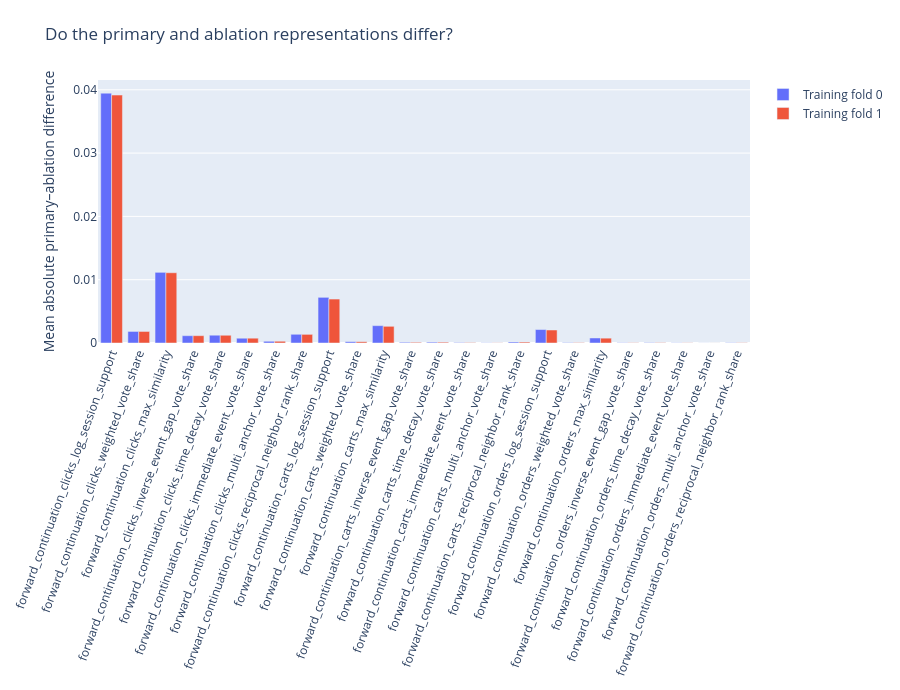

Source (notebook cell):
### Markdown cell above
## 6 · Representation contrast

### Code cell
path=ROOT/'outputs/plots/06.json'
if hashlib.sha256(path.read_bytes()).hexdigest()!=receipt['plot_hashes'][path.name]:raise ValueError('Plot checksum changed')
display({'application/vnd.plotly.v1+json':json.loads(path.read_text())},raw=True)

### Figure 1 — Plotly figure (JSON) as saved in the notebook; plotly's stock layout.template omitted (floating-point values rounded to 4 significant figures)
{"data": [{"name": "Training fold 0", "type": "bar", "x": ["forward_continuation_clicks_log_session_support", "forward_continuation_clicks_weighted_vote_share", "forward_continuation_clicks_max_similarity", "forward_continuation_clicks_inverse_event_gap_vote_share", "forward_continuation_clicks_time_decay_vote_share", "forward_continuation_clicks_immediate_event_vote_share", "forward_continuation_clicks_multi_anchor_vote_share", "forward_continuation_clicks_reciprocal_neighbor_rank_share", "forward_continuation_carts_log_session_support", "forward_continuation_carts_weighted_vote_share", "forward_continuation_carts_max_similarity", "forward_continuation_carts_inverse_event_gap_vote_share", "forward_continuation_carts_time_decay_vote_share", "forward_continuation_carts_immediate_event_vote_share", "forward_continuation_carts_multi_anchor_vote_share", "forward_continuation_carts_reciprocal_neighbor_rank_share", "forward_continuation_orders_log_session_support", "forward_continuation_orders_weighted_vote_share", "forward_continuation_orders_max_similarity", "forward_continuation_orders_inverse_event_gap_vote_share", "forward_continuation_orders_time_decay_vote_share", "forward_continuation_orders_immediate_event_vote_share", "forward_continuation_orders_multi_anchor_vote_share", "forward_continuation_orders_reciprocal_neighbor_rank_share"], "y": [0.03947, 0.001826, 0.01116, 0.001154, 0.001231, 0.0007543, 0.0002732, 0.001378, 0.007215, 0.0002075, 0.00274, 0.0001151, 0.0001329, 6.453e-05, 2.784e-05, 0.0001566, 0.002127, 5.803e-05, 0.0007942, 4.027e-05, 5.322e-05, 2.859e-05, 5.932e-06, 4.108e-05]}, {"name": "Training fold 1", "type": "bar", "x": ["forward_continuation_clicks_log_session_support", "forward_continuation_clicks_weighted_vote_share", "forward_continuation_clicks_max_similarity", "forward_continuation_clicks_inverse_event_gap_vote_share", "forward_continuation_clicks_time_decay_vote_share", "forward_continuation_clicks_immediate_event_vote_share", "forward_continuation_clicks_multi_anchor_vote_share", "forward_continuation_clicks_reciprocal_neighbor_rank_share", "forward_continuation_carts_log_session_support", "forward_continuation_carts_weighted_vote_share", "forward_continuation_carts_max_similarity", "forward_continuation_carts_inverse_event_gap_vote_share", "forward_continuation_carts_time_decay_vote_share", "forward_continuation_carts_immediate_event_vote_share", "forward_continuation_carts_multi_anchor_vote_share", "forward_continuation_carts_reciprocal_neighbor_rank_share", "forward_continuation_orders_log_session_support", "forward_continuation_orders_weighted_vote_share", "forward_continuation_orders_max_similarity", "forward_continuation_orders_inverse_event_gap_vote_share", "forward_continuation_orders_time_decay_vote_share", "forward_continuation_orders_immediate_event_vote_share", "forward_continuation_orders_multi_anchor_vote_share", "forward_continuation_orders_reciprocal_neighbor_rank_share"], "y": [0.03917, 0.001824, 0.0111, 0.001157, 0.001223, 0.0007597, 0.0002768, 0.001366, 0.006943, 0.0002012, 0.002636, 0.0001106, 0.0001275, 6.064e-05, 2.52e-05, 0.0001502, 0.002052, 5.482e-05, 0.0007644, 3.754e-05, 4.938e-05, 2.626e-05, 6.277e-06, 3.85e-05]}], "layout": {"barmode": "group", "height": 690, "margin": {"b": 80, "l": 65, "r": 35, "t": 80}, "title": {"text": "Do the primary and ablation representations differ?"}, "xaxis": {"tickangle": -70}, "yaxis": {"title": {"text": "Mean absolute primary–ablation difference"}}}}
